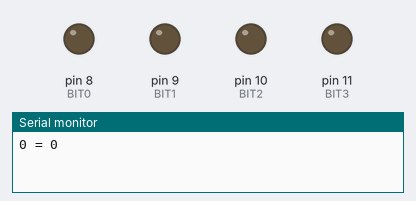
The sketch below on a simulated Arduino Uno, built with avr-gcc and run on an emulated ATmega328P. Parts: output pins drawn as LEDs (lit = HIGH), the last lines printed to the serial monitor.

Above: at 0.5 s.
At 2.5 s:
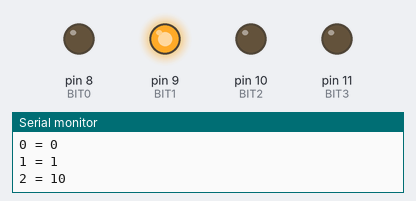
At 4.5 s:
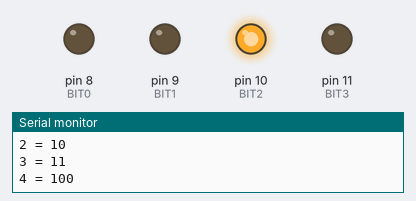
At 9.5 s:
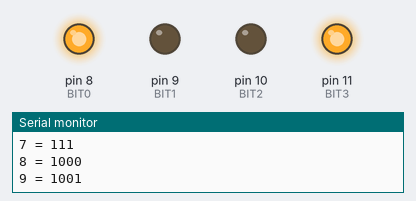
At 14.5 s:
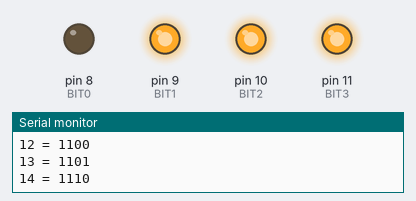
At 19.5 s:
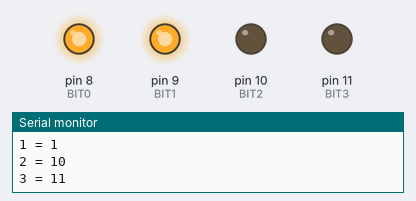
Timing chart, 0 to 20.8 s (numbered marks = the images above):
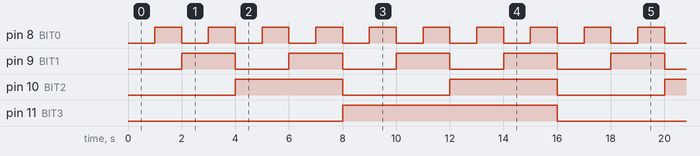

Measured:
- by itself, pin 8 (BIT0): alternates HIGH for 1.0 s and LOW for 1.0 s
- by itself, pin 9 (BIT1): alternates HIGH for 2.0 s and LOW for 2.0 s
- by itself, pin 10 (BIT2): alternates HIGH for 4.0 s and LOW for 4.0 s
- by itself, pin 11 (BIT3): alternates HIGH for 8.0 s and LOW for 8.0 s

The sketch:

p010-binary-counter.ino
```cpp
// Project 10: Binary Counter
// Counts from 0 to 15 on four LEDs, in binary.
// Parts: 4 LEDs, 4 resistors (220 ohm), breadboard, 9 wires.

const int BIT3 = 11;          // worth 8
const int BIT2 = 10;          // worth 4
const int BIT1 = 9;           // worth 2
const int BIT0 = 8;           // worth 1

int count = 0;

void setup() {
  pinMode(BIT3, OUTPUT);
  pinMode(BIT2, OUTPUT);
  pinMode(BIT1, OUTPUT);
  pinMode(BIT0, OUTPUT);
  Serial.begin(9600);
}

void loop() {
  // bitRead(number, n) gives bit n of the number: 1 or 0.
  digitalWrite(BIT3, bitRead(count, 3));
  digitalWrite(BIT2, bitRead(count, 2));
  digitalWrite(BIT1, bitRead(count, 1));
  digitalWrite(BIT0, bitRead(count, 0));

  Serial.print(count);
  Serial.print(" = ");
  Serial.println(count, BIN);       // BIN prints it in binary

  delay(1000);

  count = count + 1;
  if (count > 15) {                 // four bits only reach 15
    count = 0;
  }
}
```
